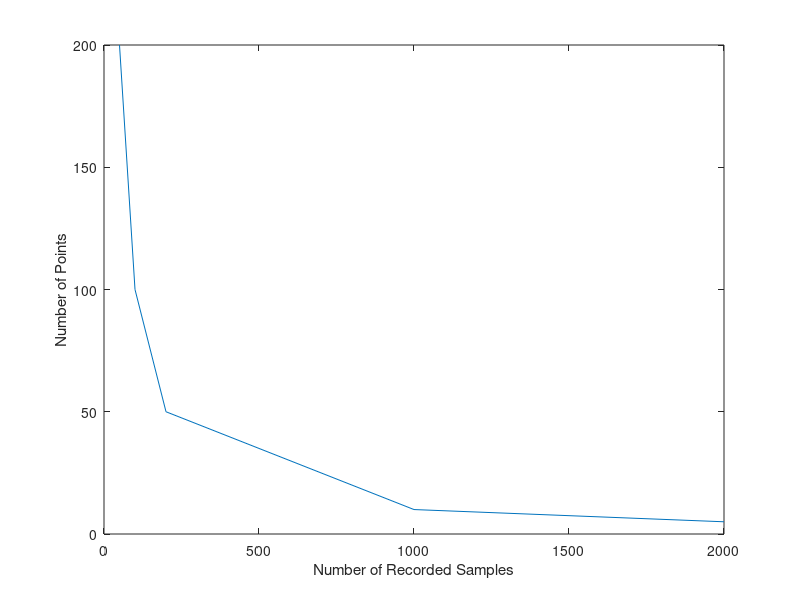
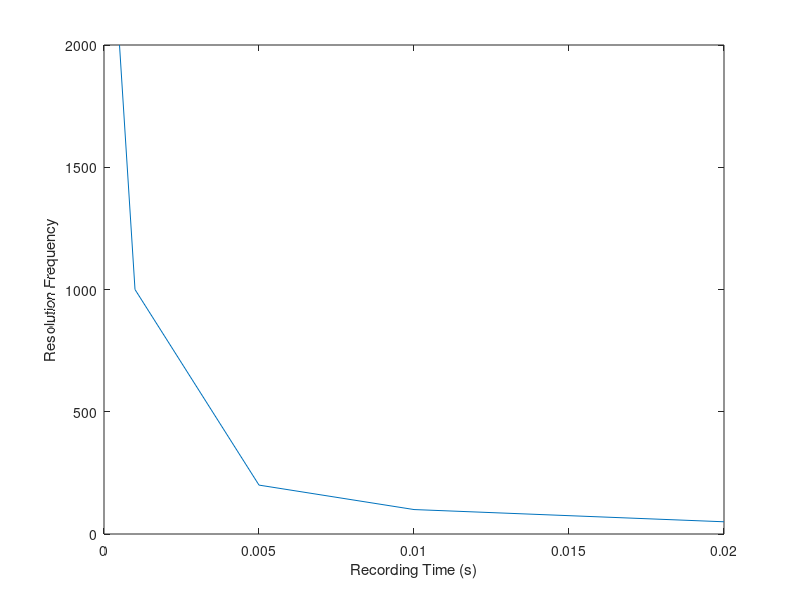
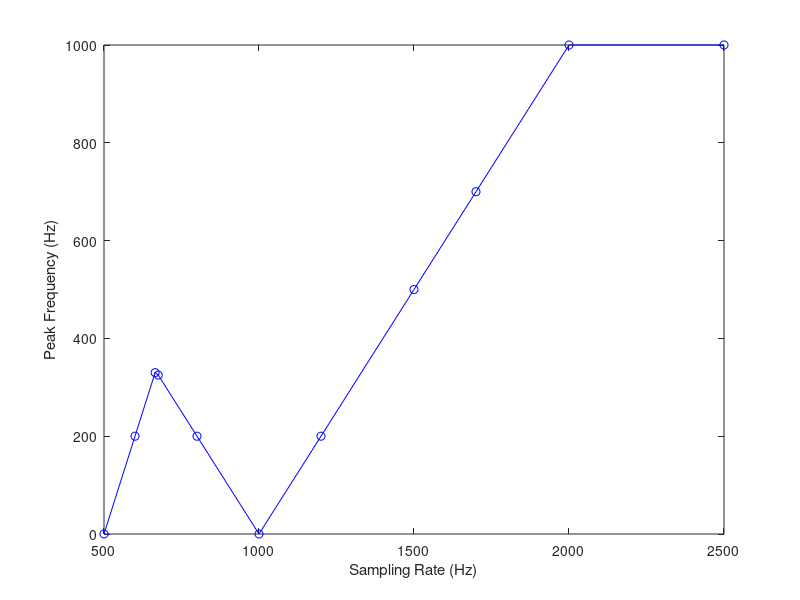

Here is the MATLAB script that generated these plots, in order: (Note: this script raises an error after producing the figures.)
%Number of points for different number of samples recorded
%wave was at 1000 Hz
%sampling rate was at 10 kHz

%data reduction step 2 & 3
samples = [10 50 5 100 200] %sampling rate
numPoints = [4 20 2 40 80] * 2.5

samples = sort(samples)
numPoints = sort(numPoints)

resFreq = 10000 ./ samples
recordingTime = 1 ./ resFreq
numRecordedSamples = 10000 ./ samples

plot(numRecordedSamples, numPoints);
xlabel('Number of Recorded Samples');
ylabel('Number of Points');

figure()

plot(recordingTime, resFreq);
xlabel('Recording Time (s)');
ylabel('Resolution Frequency');

%data reduction step 4 (normal step 5)

samplingRate = [2500 2000 1700 1500 1200 1000 800 675 665 600 500]
peakFreq = [1000 1000 700 500 200 0 200 325 330 200 0]

figure();

plot(samplingRate, peakFreq, '-bo');
xlabel('Sampling Rate (Hz)');
ylabel('Peak Frequency (Hz)');

%step 7 and 8 of data reduction
[singleRun txt raw] = xlsread('Step8_1_1.xls');
singleRun = singleRun(3:end,1:2)
singleRun_ch0 = singleRun(:,1)
singleRun_ch1 = singleRun(:,2)

[avgRun txt raw] = xlsread('Step8_10avg.xls');
avgRun = avgRun(3:end,1:2)
avgRun_ch0 = avgRun(:,1)
avgRun_ch1 = avgRun(:,2)

time = 0:3000 / 1500:3000
time = time(1:end - 1)

figure();
plot(time, singleRun_ch0,'-k', time, singleRun_ch1,'-b');
legend('Single Run - Unfiltered','Single Run - Filtered')
xlabel('Frequency (Hz)');
ylabel('Power (linear-scale)');

figure();
plot(time, avgRun_ch0,'-k', time, avgRun_ch1,'-b');
legend('Avg Run - Unfiltered','Avg Run - Filtered')
xlabel('Frequency (Hz)');
ylabel('Power (linear-scale)');

figure();
powerratio = avgRun_ch1 ./ avgRun_ch0
plot(time, powerratio)
xlabel('Frequency (Hz)')
ylabel('Power Ratio (Filtered/Unfiltered)')
